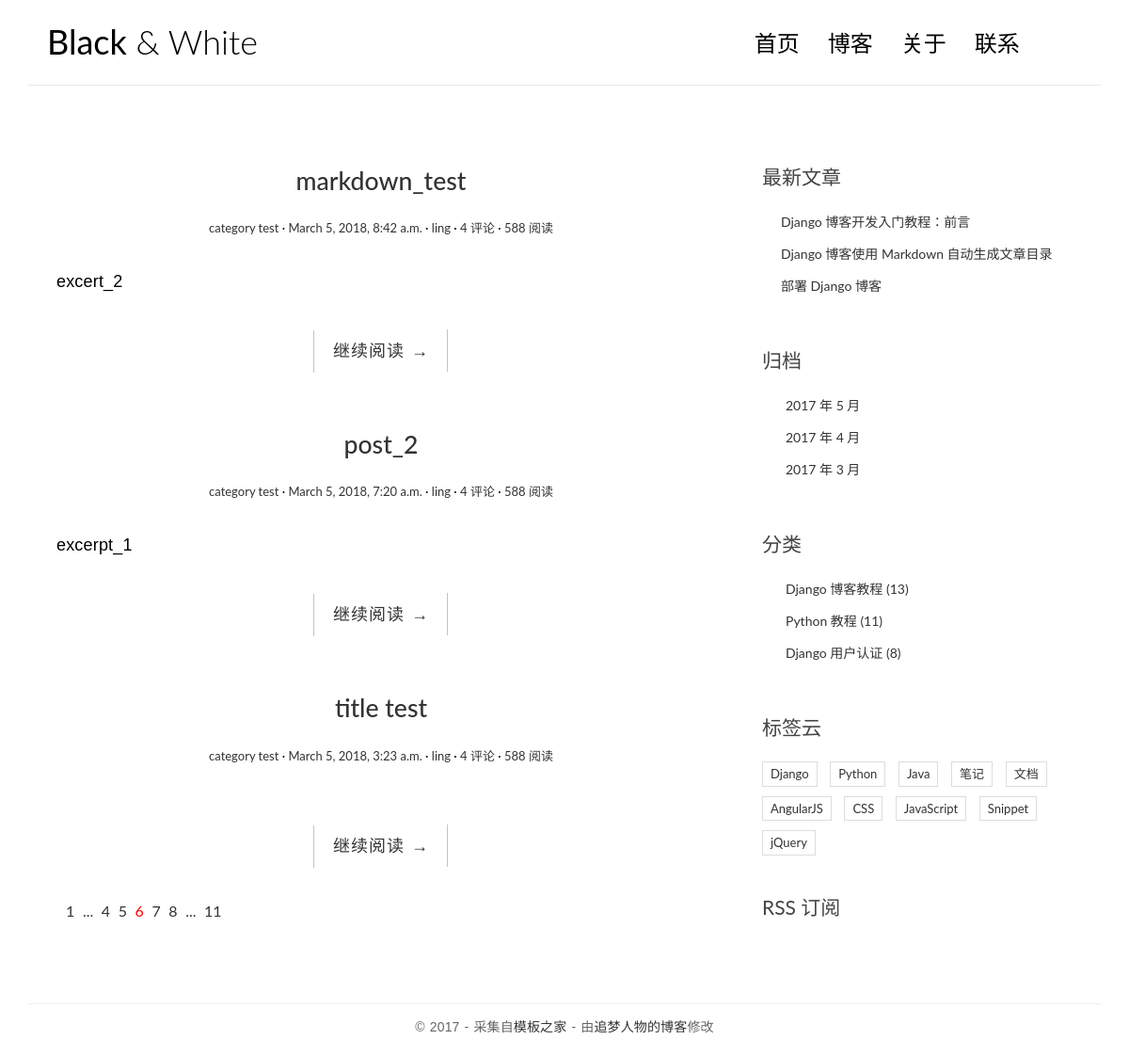
The page / on the database its author committed.
### blog/models.py (models this page shows, shortened)
class Post(models.Model):
    title = models.CharField(max_length=70)
    body = models.TextField()
    created_time = models.DateTimeField()
    modified_time = models.DateTimeField()
    excerpt = models.CharField(max_length=200, blank=True)
    category = models.ForeignKey(Category,on_delete=models.CASCADE)
    tags = models.ManyToManyField(Tag, blank=True)
    author = models.ForeignKey(User,on_delete=models.CASCADE)
    def get_absolute_url(self): # reverse: 解析该视图函数对应的url，并且传入url所需的值
        return reverse('blog:detail', kwargs={'pk': self.pk}) #视图函数命名空间+视图函数别名=blog:detail

class Category(models.Model):
    name = models.CharField(max_length=100)

### blog/views.py (the view)
# urls.py: url(r'^$',views.index,name='index'),
def index(request):
    post_list=Post.objects.all().order_by('-created_time')
    return render(request,'blog/index.html',context={'post_list':post_list})

### templates/blog/index.html
{% extends 'base_blog.html' %}
{% block main %}
    {% for post in post_list %}
        <article class="post post-{{post.pk}}">
            <header class="entry-header">
                <h1 class="entry-title">
                    <a href="{{post.get_absolute_url}}">{{post.title}}</a>
                </h1>
                <div class="entry-meta">
                    <span class="post-category"><a href="#">{{post.category.name}}</a></span>
                    <span class="post-date"><a href="#"><time class="entry-date"
                                                              datetime="{{post.created_time}}">{{post.created_time}}</time></a></span>
                    <span class="post-author"><a href="#">{{post.author}}</a></span>
                    <span class="comments-link"><a href="#">4 评论</a></span>
                    <span class="views-count"><a href="#">588 阅读</a></span>
                </div>
            </header>
            <div class="entry-content clearfix">
                <p>{{post.excerpt}}</p>
                <div class="read-more cl-effect-14">
                    <a href="{{post.get_absolute_url}}" class="more-link">继续阅读 <span class="meta-nav">→</span></a>
                </div>
            </div>
        </article>
    {% empty %}
        <div class="no-post">暂时还没有发布的文章</div>
    {% endfor %}
    <div class="pagination">
        <ul>
            <li><a href="">1</a></li>
            <li><a href="">...</a></li>
            <li><a href="">4</a></li>
            <li><a href="">5</a></li>
            <li class="current"><a href="">6</a></li>
            <li><a href="">7</a></li>
            <li><a href="">8</a></li>
            <li><a href="">...</a></li>
            <li><a href="">11</a></li>
        </ul>
    </div>
{% endblock main %}

### templates/base_blog.html (shortened to what this page needs)
<!DOCTYPE html>
{% load staticfiles %}
<html>
<head>
    <link rel="stylesheet" href="{% static 'blog/css/bootstrap.min.css' %}">
    <link rel="stylesheet" href="http://code.ionicframework.com/ionicons/2.0.1/css/ionicons.min.css">
    <link rel="stylesheet" href="{% static 'blog/css/pace.css' %}">
    <link rel="stylesheet" href="{% static 'blog/css/custom.css' %}">
    <link rel="stylesheet" href="{% static 'blog/css/highlights/github.css' %}">
</head>
<body>
<div class="container">
    <header id="site-header">
        <div class="row">
            <div class="col-md-4 col-sm-5 col-xs-8">
                <div class="logo">
                    <h1><a href="index.html"><b>Black</b> &amp; White</a></h1>
                </div>
            </div>
            <div class="col-md-8 col-sm-7 col-xs-4">
                <nav class="main-nav" role="navigation">
                    <div class="collapse navbar-collapse" id="bs-example-navbar-collapse-1">
                        <ul class="nav navbar-nav navbar-right">
                            <li class="cl-effect-11"><a href="index.html" data-hover="首页">首页</a></li>
                            <li class="cl-effect-11"><a href="full-width.html" data-hover="博客">博客</a></li>
                            <li class="cl-effect-11"><a href="about.html" data-hover="关于">关于</a></li>
                            <li class="cl-effect-11"><a href="contact.html" data-hover="联系">联系</a></li>
                        </ul>
                    </div>
                </nav>
            </div>
        </div>
    </header>
</div>
<div class="content-body">
    <div class="container">
        <div class="row">
            <main class="col-md-8">
                {% block main %}
                {% endblock main %}
            </main>
            <aside class="col-md-4">
                <div class="widget widget-recent-posts">
                    <h3 class="widget-title">最新文章</h3>
                    <ul>
                        <li>
                            <a href="#">Django 博客开发入门教程：前言</a>
                        </li>
                        <li>
                            <a href="#">Django 博客使用 Markdown 自动生成文章目录</a>
                        </li>
                        <li>
                            <a href="#">部署 Django 博客</a>
                        </li>
                    </ul>
                </div>
                <div class="widget widget-archives">
                    <h3 class="widget-title">归档</h3>
                    <ul>
                        <li>
                            <a href="#">2017 年 5 月</a>
                        </li>
                        <li>
                            <a href="#">2017 年 4 月</a>
                        </li>
                        <li>
                            <a href="#">2017 年 3 月</a>
                        </li>
                    </ul>
                </div>
                <div class="widget widget-category">
                    <h3 class="widget-title">分类</h3>
                    <ul>
                        <li>
                            <a href="#">Django 博客教程 <span class="post-count">(13)</span></a>
                        </li>
                        <li>
                            <a href="#">Python 教程 <span class="post-count">(11)</span></a>
                        </li>
                        <li>
                            <a href="#">Django 用户认证 <span class="post-count">(8)</span></a>
                        </li>
                    </ul>
                </div>
                <div class="widget widget-tag-cloud">
                    <h3 class="widget-title">标签云</h3>
                    <ul>
                        <li>
                            <a href="#">Django</a>
                        </li>
                        <li>
                            <a href="#">Python</a>
                        </li>
                        <li>
                            <a href="#">Java</a>
                        </li>
                        <li>
                            <a href="#">笔记</a>
                        </li>
                        <li>
                            <a href="#">文档</a>
                        </li>
                        <li>
                            <a href="#">AngularJS</a>
                        </li>
                        <li>
                            <a href="#">CSS</a>
                        </li>
                        <li>
                            <a href="#">JavaScript</a>
                        </li>
                        <li>
                            <a href="#">Snippet</a>
                        </li>
                        <li>
                            <a href="#">jQuery</a>
                        </li>
                    </ul>
                </div>
                <div class="rss">
                    <a href=""> RSS 订阅</a>
                </div>
            </aside>
        </div>
    </div>
</div>
<footer id="site-footer">
    <div class="container">
        <div class="row">
            <div class="col-md-12">
                <p class="copyright">&copy 2017 - 采集自<a href="http://www.cssmoban.com/"
                                                        target="_blank" title="模板之家">模板之家</a>
                    - 由<a href="http://zmrenwu.com/" title="网页模板" target="_blank">追梦人物的博客</a>修改
                </p>
            </div>
        </div>
    </div>
</footer>
</body>
</html>

### blog/static/blog/css/custom.css (style rules this page uses)
* { outline: none; }
h1, h2, h3, h4, h5, h6 { margin-top: 0; }
b { font-weight: 400; }
a { color: #333; }
body { color: #444; font-family: 'Lato', sans-serif; }
p { font-family: 'Ubuntu', sans-serif; font-weight: 400; word-spacing: 1px; letter-spacing: 0.01em; }
#site-header { background-color: #FFF; padding: 25px 20px; margin-bottom: 40px; border-bottom: 1px solid #e7e7e7; }
.logo h1 a { color: #000; }
.logo h1 { margin: 0; font-family: 'Lato', sans-serif; font-weight: 300; }
.main-nav { margin-top: 11px; max-width: 95%; }
.main-nav a { color: #000000 !important; padding: 0 0 5px 0 !important; margin-right: 30px; font-family: 'Lato', sans-serif; font-weight: 300; font-size: 24px; }
.cl-effect-11 a { padding: 10px 0; color: #0972b4; text-shadow: none; }
.cl-effect-11 a::before { position: absolute; top: 0; left: 0; overflow: hidden; padding: 0 0 5px 0 !important; max-width: 0; border-bottom: 1px solid #000; color: #000; content: attr(data-hover); white-space: nowrap; -webkit-transition: max-width 0.5s; -moz-transition: max-width 0.5s; transition: max-width 0.5s; }
.content-body { padding-bottom: 4em; }
.post { background: #fff; padding: 30px 30px 0; }
.entry-title { text-align: center; font-size: 1.9em; margin-bottom: 20px; line-height: 1.6; padding: 10px 20px 0; }
.entry-meta { text-align: center; color: #DDDDDD; font-size: 13px; margin-bottom: 30px; }
.entry-content { font-size: 18px; line-height: 1.9; font-weight: 300; color: #000; }
.post-category::after, .post-date::after, .post-author::after, .comments-link::after { content: ' ·'; color: #000; }
.read-more { font-family: 'Ubuntu', sans-serif; font-weight: 400; word-spacing: 1px; letter-spacing: 0.01em; text-align: center; margin-top: 20px; }
.cl-effect-14 a { padding: 0 20px; height: 45px; line-height: 45px; position: relative; display: inline-block; margin: 15px 25px; letter-spacing: 1px; font-weight: 400; text-shadow: 0 0 1px rgba(255, 255, 255, 0.3); }
.cl-effect-14 a::before, .cl-effect-14 a::after { position: absolute; width: 45px; height: 1px; background: #C3C3C3; content: ''; -webkit-transition: all 0.3s; -moz-transition: all 0.3s; transition: all 0.3s; pointer-events: none; }
.cl-effect-14 a::before { top: 0; left: 0; -webkit-transform: rotate(90deg); -moz-transform: rotate(90deg); transform: rotate(90deg); -webkit-transform-origin: 0 0; -moz-transform-origin: 0 0; transform-origin: 0 0; }
.cl-effect-14 a::after { right: 0; bottom: 0; -webkit-transform: rotate(90deg); -moz-transform: rotate(90deg); transform: rotate(90deg); -webkit-transform-origin: 100% 0; -moz-transform-origin: 100% 0; transform-origin: 100% 0; }
.widget { background: #fff; padding: 30px 0 0; }
.widget-title { font-size: 1.5em; margin-bottom: 20px; line-height: 1.6; padding: 10px 0 0; font-weight: 400; }
.widget-recent-posts ul { padding: 0; margin: 0; padding-left: 20px; }
.widget-recent-posts ul li { list-style-type: none; position: relative; line-height: 170%; margin-bottom: 10px; }
.widget-recent-posts ul li::before { content: '\f3d3'; font-family: "Ionicons"; position: absolute; left: -17px; top: 3px; font-size: 16px; color: #000; }
.widget-archives ul { padding: 0; margin: 0; padding-left: 25px; }
.widget-archives ul li { list-style-type: none; position: relative; line-height: 170%; margin-bottom: 10px; }
.widget-archives ul li::before { content: '\f3f3'; font-family: "Ionicons"; position: absolute; left: -25px; top: 1px; font-size: 16px; color: #000; }
.widget-category ul { padding: 0; margin: 0; padding-left: 25px; }
.widget-category ul li { list-style-type: none; position: relative; line-height: 170%; margin-bottom: 10px; }
.widget-category ul li::before { content: '\f3fe'; font-family: "Ionicons"; position: absolute; left: -25px; top: 1px; font-size: 18px; color: #000; }
.widget-tag-cloud ul { padding: 0; margin: 0; margin-right: -10px; }
.widget-tag-cloud ul li { list-style-type: none; font-size: 13px; display: inline-block; margin-right: 10px; margin-bottom: 10px; padding: 3px 8px; border: 1px solid #ddd; }
.rss { font-size: 21px; margin-top: 30px; }
.rss a { color: #444; }
#site-footer { padding-top: 10px; padding: 0 0 1.5em 0; }
.copyright { text-align: center; padding-top: 1em; margin: 0; border-top: 1px solid #eee; color: #666; }
.pagination ul { list-style: none; }
.pagination ul li { display: inline-block; font-size: 16px; margin-right: 5px; }
.current a { color: red; }

### rows shown on the page
Post: title "markdown_test", category.name "category test", created_time "March 5, 2018, 8:42 a.m.", author "ling", excerpt "excert_2"
Post: title "post_2", category.name "category test", created_time "March 5, 2018, 7:20 a.m.", author "ling", excerpt "excerpt_1"
Post: title "title test", category.name "category test", created_time "March 5, 2018, 3:23 a.m.", author "ling"
